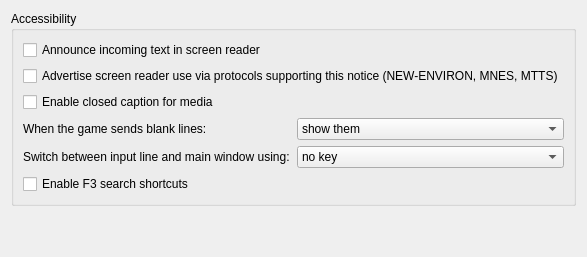
     <widget class="QWidget" name="tab_accessibility">
      <attribute name="title">
       <string>Accessibility</string>
      </attribute>
      <layout class="QVBoxLayout" name="vBoxLayout_tab_accessibility">
       <item>
        <widget class="QGroupBox" name="groupBox_accessibility">
         <property name="title">
          <string>Accessibility</string>
         </property>
         <layout class="QGridLayout" name="gridLayout_groupBox_accessibility">
          <item row="0" column="0" colspan="2">
           <widget class="QCheckBox" name="checkBox_announceIncomingText">
            <property name="toolTip">
             <string>&lt;p&gt;On some platforms, like macOS, the screen reader tool has issues announcing incoming text fully, without skipping. You can opt into disabling announcing new text from the game with this option to use a custom TTS instead which avoids such issues.&lt;/p&gt;</string>
            </property>
            <property name="text">
             <string>Announce incoming text in screen reader</string>
            </property>
           </widget>
          </item>
          <item row="1" column="0" colspan="2">
           <widget class="QCheckBox" name="checkBox_advertiseScreenReader">
            <property name="text">
             <string>Advertise screen reader use via protocols supporting this notice (NEW-ENVIRON, MNES, MTTS)</string>
            </property>
           </widget>
          </item>
          <item row="2" column="0" colspan="2">
           <widget class="QCheckBox" name="checkBox_enableClosedCaption">
            <property name="text">
             <string>Enable closed caption for media</string>
            </property>
           </widget>
          </item>
          <item row="3" column="0">
           <widget class="QLabel" name="label_blankLinesBehaviour">
            <property name="text">
             <string>When the game sends blank lines:</string>
            </property>
            <property name="buddy">
             <cstring>comboBox_blankLinesBehaviour</cstring>
            </property>
           </widget>
          </item>
          <item row="3" column="1">
           <widget class="QComboBox" name="comboBox_blankLinesBehaviour">
            <item>
             <property name="text">
              <string>show them</string>
             </property>
            </item>
            <item>
             <property name="text">
              <string>hide them</string>
             </property>
            </item>
            <item>
             <property name="text">
              <string>replace with a space</string>
             </property>
            </item>
           </widget>
          </item>
          <item row="4" column="0">
           <widget class="QLabel" name="label_caretModeKey">
            <property name="text">
             <string>Switch between input line and main window using:</string>
            </property>
            <property name="buddy">
             <cstring>comboBox_caretModeKey</cstring>
            </property>
           </widget>
          </item>
          <item row="4" column="1">
           <widget class="QComboBox" name="comboBox_caretModeKey">
            <item>
             <property name="text">
              <string>no key</string>
             </property>
            </item>
            <item>
             <property name="text">
              <string>Tab</string>
             </property>
            </item>
            <item>
             <property name="text">
              <string>Ctrl+Tab</string>
             </property>
            </item>
            <item>
             <property name="text">
              <string>F6</string>
             </property>
            </item>
           </widget>
          </item>
          <item row="5" column="0" colspan="2">
           <widget class="QCheckBox" name="checkBox_f3SearchEnabled">
            <property name="toolTip">
             <string>&lt;p&gt;Enable F3 and Shift+F3 shortcuts for searching up and down in the buffer.&lt;/p&gt;</string>
            </property>
            <property name="text">
             <string>Enable F3 search shortcuts</string>
            </property>
           </widget>
          </item>
         </layout>
        </widget>
       </item>
       <item>
        <spacer name="verticalSpacer_accessibility">
         <property name="orientation">
          <enum>Qt::Vertical</enum>
         </property>
         <property name="sizeType">
          <enum>QSizePolicy::Expanding</enum>
         </property>
         <property name="sizeHint" stdset="0">
          <size>
           <width>20</width>
           <height>40</height>
          </size>
         </property>
        </spacer>
       </item>
      </layout>
     </widget>
